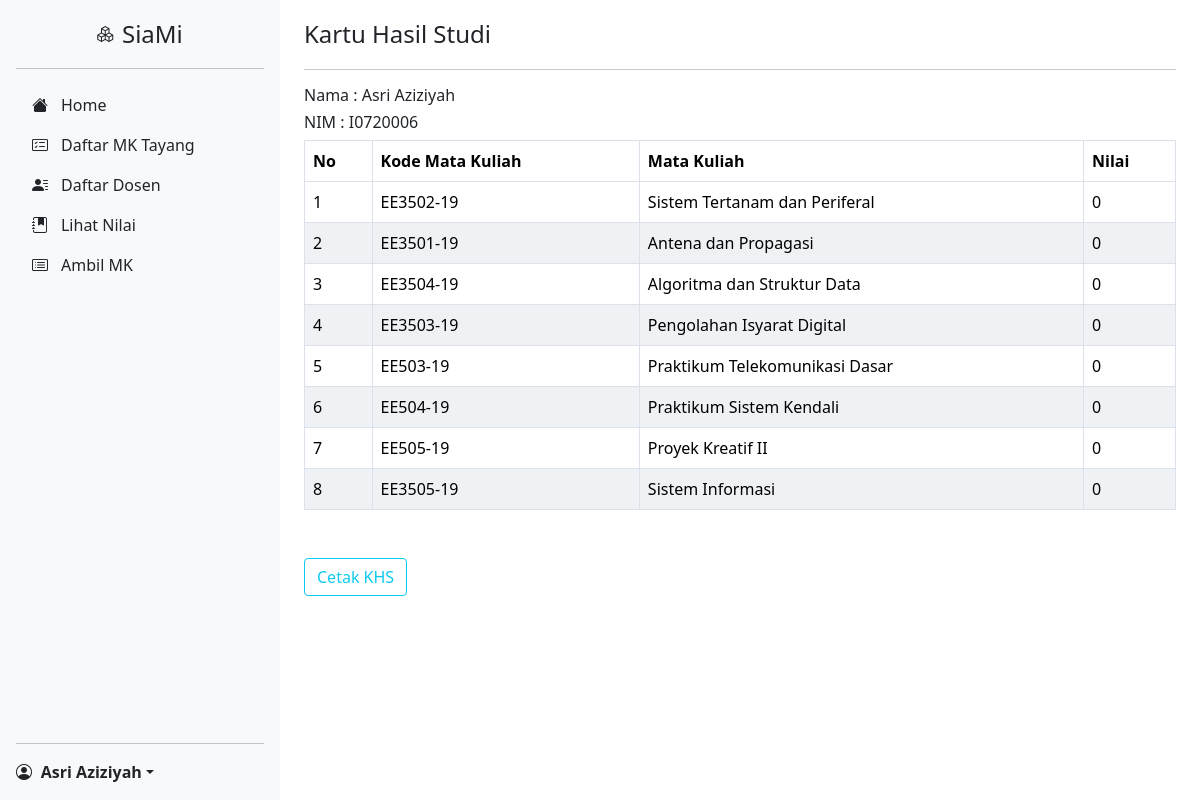
/view/mahasiswa/lihatnilai.php (signed in), run on the app's committed database.
### tables this page shows
CREATE TABLE `mk_diambil` (
  `id` int(11) NOT NULL,
  `nim_mhs` varchar(255) NOT NULL,
  `kode_mk` varchar(255) NOT NULL,
  `nilai_mk` int(11) NOT NULL
);

CREATE TABLE `mk` (
  `id` int(11) NOT NULL,
  `kode_mk` varchar(255) NOT NULL,
  `nama_mk` varchar(255) NOT NULL,
  `NIP_pengampu` varchar(255) NOT NULL,
  `semester` int(11) NOT NULL,
  `kategori` varchar(255) NOT NULL,
  `bobot_sks` int(11) NOT NULL
);

### view/mahasiswa/lihatnilai.php (the view, shortened to what this page needs)
<?php
$servername = "localhost";
$username = "root";
$password = "";
$db = "siportal_kel3";
$conn = new mysqli($servername, $username, $password, $db);
$nim_mhs = ($_SESSION["nim"]);
$mk_ambil = mysqli_query($conn, "SELECT * FROM mk_diambil INNER JOIN mk ON mk_diambil.kode_mk=mk.kode_mk WHERE mk_diambil.nim_mhs = '$nim_mhs'");
include 'layouts/header.php';
?>
<div class="container-sm">
     <header>
          <h3>Kartu Hasil Studi</h3>
     </header>
     <hr>
     <h6>Nama : <?= $_SESSION["nama"]; ?> </h6>
     <h6>NIM : <?= $_SESSION["nim"]; ?> </h6>
     <table class="table table-bordered" width="100%" cellspacing="0">
          <thead>
               <tr>
                    <th scope="col">No</th>
                    <th scope="col">Kode Mata Kuliah</th>
                    <th scope="col">Mata Kuliah</th>
                    <th scope="col">Nilai</th>
               </tr>
          </thead>
          <tbody>
               <?php
               $i = 1;
               while ($matkul = mysqli_fetch_array($mk_ambil)) {
               ?>
                    <tr>
                         <td><?= $i++ ?></td>
                         <td><?= $matkul["kode_mk"] ?></td>
                         <td><?= $matkul["nama_mk"] ?></td>
                         <td><?= $matkul["nilai_mk"] ?></td>
                    </tr>
               <?php
               } ?>
          </tbody>
     </table>
     <p class="mt-5">
          <a class="btn btn-outline-info" href="cetak.php">Cetak KHS</a>
     </p>
     </main>
</body>
</html>

### css/ambilmk.css (style rules this page uses)
body { min-height: 100vh; min-height: -webkit-fill-available; }
html { height: -webkit-fill-available; }
header { margin-top: 20px; margin-bottom: 20px; }
.h3, h3 { font-size: calc(1.275rem + 0.3vw) !important; }
table { border-collapse: collapse; width: 100%; border-radius: 15px; }
th { display: table-cell; vertical-align: inherit; font-weight: bold; border-bottom-color: #000; }
table, td { padding: 8px 8px 8px 20px; }
tr:nth-child(even) { background-color: #eff2f5; }
.table-bordered th, .table-bordered td { border: 1px solid #dddfeb !important; }
hr:not([size]) { height: 1px; }
hr { margin: 1rem 0; color: inherit; background-color: currentColor; border: 0; opacity: 0.25; }

### data on the page
mk_diambil: mk.kode_mk "EE3502-19", mk.nama_mk "Sistem Tertanam dan Periferal", nilai_mk "0"
mk_diambil: mk.kode_mk "EE3501-19", mk.nama_mk "Antena dan Propagasi", nilai_mk "0"
mk_diambil: mk.kode_mk "EE3504-19", mk.nama_mk "Algoritma dan Struktur Data", nilai_mk "0"
mk_diambil: mk.kode_mk "EE3503-19", mk.nama_mk "Pengolahan Isyarat Digital", nilai_mk "0"
mk_diambil: mk.kode_mk "EE503-19", mk.nama_mk "Praktikum Telekomunikasi Dasar", nilai_mk "0"
mk_diambil: mk.kode_mk "EE504-19", mk.nama_mk "Praktikum Sistem Kendali", nilai_mk "0"
mk_diambil: mk.kode_mk "EE505-19", mk.nama_mk "Proyek Kreatif II", nilai_mk "0"
mk_diambil: mk.kode_mk "EE3505-19", mk.nama_mk "Sistem Informasi", nilai_mk "0"

### other printed values
$_SESSION["nama"] "Asri Aziziyah"
$_SESSION["nim"] "I0720006"
